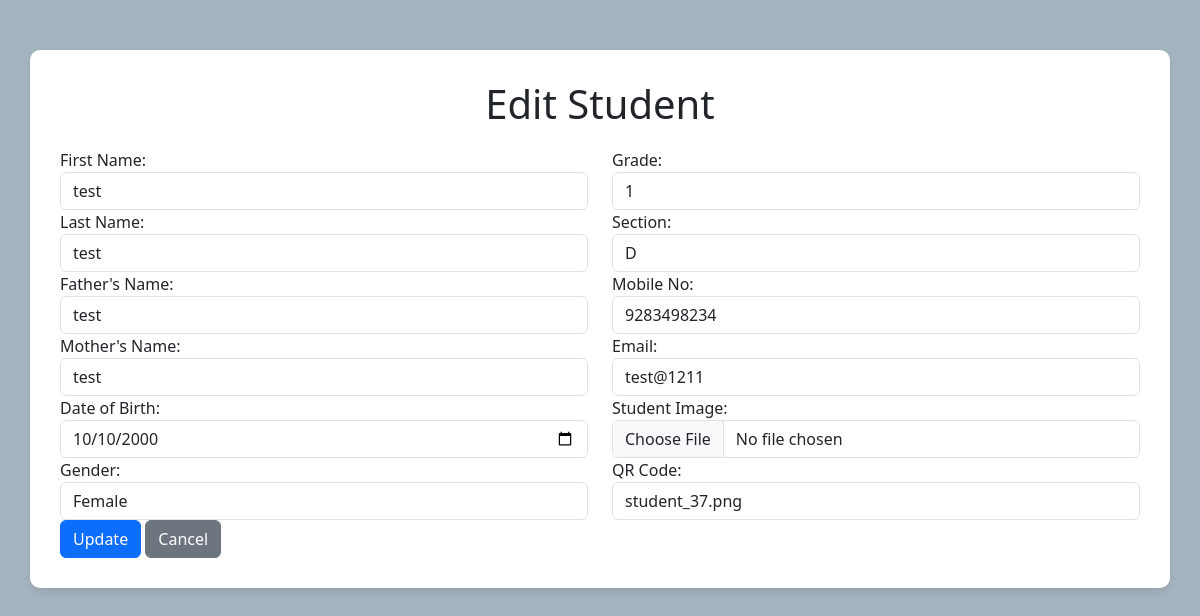
Page /admin/edit_student.php?sid=37 on the committed database.
### tables this page shows
CREATE TABLE `student_details` (
  `sid` int NOT NULL,
  `first_name` varchar(100) NOT NULL,
  `last_name` varchar(100) NOT NULL,
  `address` text,
  `image` blob,
  `fathers_name` varchar(100) DEFAULT NULL,
  `mothers_name` varchar(100) DEFAULT NULL,
  `grade` varchar(50) DEFAULT NULL,
  `section` varchar(50) DEFAULT NULL,
  `gender` varchar(10) DEFAULT NULL,
  `dob` date NOT NULL,
  `mobileno` varchar(15) NOT NULL,
  `email` varchar(100) NOT NULL,
  `qr_code` varchar(255) DEFAULT NULL,
  `created_date` timestamp NULL DEFAULT CURRENT_TIMESTAMP
);

### admin/edit_student.php (the view, shortened to what this page needs)
<?php
$servername = "localhost";
$username = "root";
$password = "";
$dbname = "attendance_sys";
$conn = new mysqli($servername, $username, $password, $dbname);
$sid = isset($_GET['sid']) ? trim($_GET['sid']) : '';
$sql = "SELECT * FROM student_details WHERE sid = ?";
$stmt = $conn->prepare($sql);
$stmt->bind_param("s", $sid);
$stmt->execute();
$result = $stmt->get_result();
$student = $result->fetch_assoc();
?>
<!DOCTYPE html>
<html lang="en">
<head>
    <link href="https://cdn.jsdelivr.net/npm/bootstrap@5.3.0-alpha3/dist/css/bootstrap.min.css" rel="stylesheet">
</head>
<body>
    <div class="container">
        <h1>Edit Student</h1>
        <form action="update_student.php" method="POST" enctype="multipart/form-data">
            <div class="row">
                <div class="col-md-6">
                    <label for="first_name">First Name:</label>
                    <input type="text" class="form-control" name="first_name"
                        value="<?php echo htmlspecialchars($student['first_name']); ?>" required>
                    <label for="last_name">Last Name:</label>
                    <input type="text" class="form-control" name="last_name"
                        value="<?php echo htmlspecialchars($student['last_name']); ?>" required>
                    <label for="fathers_name">Father's Name:</label>
                    <input type="text" class="form-control" name="fathers_name"
                        value="<?php echo htmlspecialchars($student['fathers_name']); ?>">
                    <label for="mothers_name">Mother's Name:</label>
                    <input type="text" class="form-control" name="mothers_name"
                        value="<?php echo htmlspecialchars($student['mothers_name']); ?>">
                    <label for="dob">Date of Birth:</label>
                    <input type="date" class="form-control" name="dob"
                        value="<?php echo htmlspecialchars($student['dob']); ?>" required>
                    <label for="gender">Gender:</label>
                    <select class="form-control" name="gender">
                        <option value="Female" <?php echo ($student['gender'] == 'Female') ? 'selected' : ''; ?>>Female
                        </option>
                    </select>
                </div>
                <div class="col-md-6">
                    <label for="grade">Grade:</label>
                    <input type="text" class="form-control" name="grade"
                        value="<?php echo htmlspecialchars($student['grade']); ?>" required>
                    <label for="section">Section:</label>
                    <input type="text" class="form-control" name="section"
                        value="<?php echo htmlspecialchars($student['section']); ?>" required>
                    <label for="mobileno">Mobile No:</label>
                    <input type="text" class="form-control" name="mobileno"
                        value="<?php echo htmlspecialchars($student['mobileno']); ?>" required>
                    <label for="email">Email:</label>
                    <input type="email" class="form-control" name="email"
                        value="<?php echo htmlspecialchars($student['email']); ?>" required>
                    <label for="image">Student Image:</label>
                    <input type="file" class="form-control" name="image" accept="image/*">
                    <label for="qr_code">QR Code:</label>
                    <input type="text" class="form-control" name="qr_code"
                        value="<?php echo htmlspecialchars($student['qr_code']); ?> " readonly>
                </div>
            </div>
            <input type="submit" class="btn btn-primary" value="Update">
            <button type="button" class="btn btn-secondary"
                onclick="window.location.href='manage_students.php'">Cancel</button>
        </form>
    </div>
</body>
</html>

### admin/edit_student.php (style rules this page uses)
body { background-color: #a5b5bf; }
.container { background-color: white; padding: 30px; border-radius: 10px; box-shadow: 0 4px 8px rgba(0, 0, 0, 0.1); margin-top: 50px; }
h1 { margin-bottom: 20px; text-align: center; }

### rows in the picture
student_details: first_name "test", last_name "test", fathers_name "test", mothers_name "test", dob "10/10/2000", gender "Female", grade "1", section "D", mobileno "9283498234", email "test@1211", qr_code "student_37.png"
